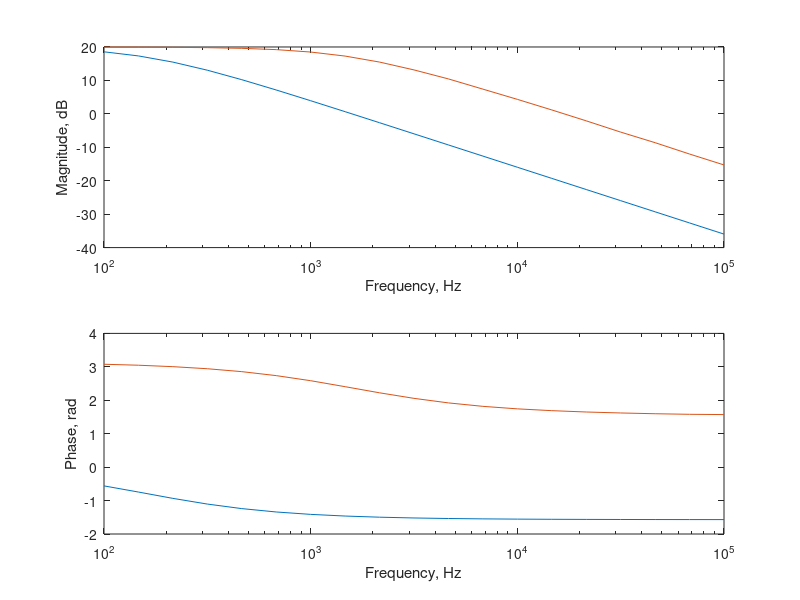

Source code (MATLAB):
% Press "Run" to load the data in to the MATLAB workspace. To get started,
% try typing "plot(freqHz, mag)" in the command window (after running this
% file). 
% Type "help semilogx" and "help plot" or go to the Mathworks documentation 
% page on "plot" to learn more. Pay special attention to "hold."
% Other useful things: help grid, help subplot, help rad2deg.
freq_hz = [...
   100.000, 	   146.800, 	   215.400, ...
   316.200, 	   464.200, 	   681.300, ...
  1000.000, 	  1468.000, 	  2154.000, ...
  3162.000, 	  4642.000, 	  6813.000, ...
 10000.000, 	 14680.000, 	 21540.000, ...
 31620.000, 	 46420.000, 	 68130.000, ...
100000.000];

mag_dB = [...
    19.974, 	    19.948, 	    19.896, ...
    19.796, 	    19.596, 	    19.209, ...
    18.489, 	    17.283, 	    15.488, ...
    13.141, 	    10.447, 	     7.394, ...
     4.338, 	     1.170, 	    -2.089, ...
    -5.457, 	    -8.623, 	   -12.019, ...
   -15.282];

mag_v = [...
     9.970, 	     9.940, 	     9.881, ...
     9.768, 	     9.546, 	     9.129, ...
     8.403, 	     7.314, 	     5.948, ...
     4.540, 	     3.329, 	     2.343, ...
     1.648, 	     1.144, 	     0.786, ...
     0.534, 	     0.371, 	     0.251, ...
     0.172];

mag_vout = [...
     1.156, 	     1.158, 	     1.159, ...
     1.156, 	     1.140, 	     1.096, ...
     1.013, 	     0.883, 	     0.719, ...
     0.549, 	     0.403, 	     0.283, ...
     0.199, 	     0.138, 	     0.095, ...
     0.065, 	     0.045, 	     0.030, ...
     0.021];

mag_vin = [...
     0.116, 	     0.116, 	     0.117, ...
     0.118, 	     0.119, 	     0.120, ...
     0.121, 	     0.121, 	     0.121, ...
     0.121, 	     0.121, 	     0.121, ...
     0.121, 	     0.121, 	     0.120, ...
     0.121, 	     0.121, 	     0.122, ...
     0.122];

phase_rad = [...
     3.077, 	     3.048, 	     3.005, ...
     2.943, 	     2.856, 	     2.737, ...
     2.585, 	     2.406, 	     2.223, ...
     2.057, 	     1.921, 	     1.818, ...
     1.743, 	     1.689, 	     1.649, ...
     1.620, 	     1.597, 	     1.580, ...
     1.572];

omega = 2 * pi *freq_hz;

subplot(2,1,1); 
calc_mag = 20 * log10(10000 ./ (sqrt(1000^2 + omega.^2)));
semilogx(freq_hz,calc_mag);
hold on
semilogx(freq_hz,mag_dB);

xlabel("Frequency, Hz");
ylabel("Magnitude, dB");

subplot(2,1,2); 
calc_phase= -atan(omega ./ 1000);
semilogx(freq_hz,calc_phase);
hold on
semilogx(freq_hz,phase_rad);

xlabel("Frequency, Hz");
ylabel("Phase, rad");